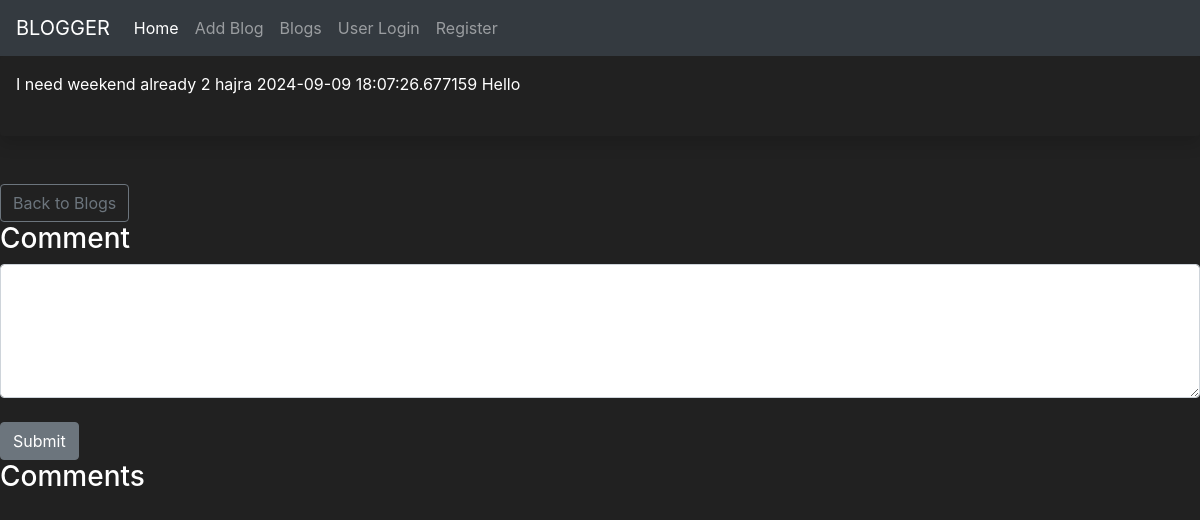
The page /post/2 on the database as committed earlier.
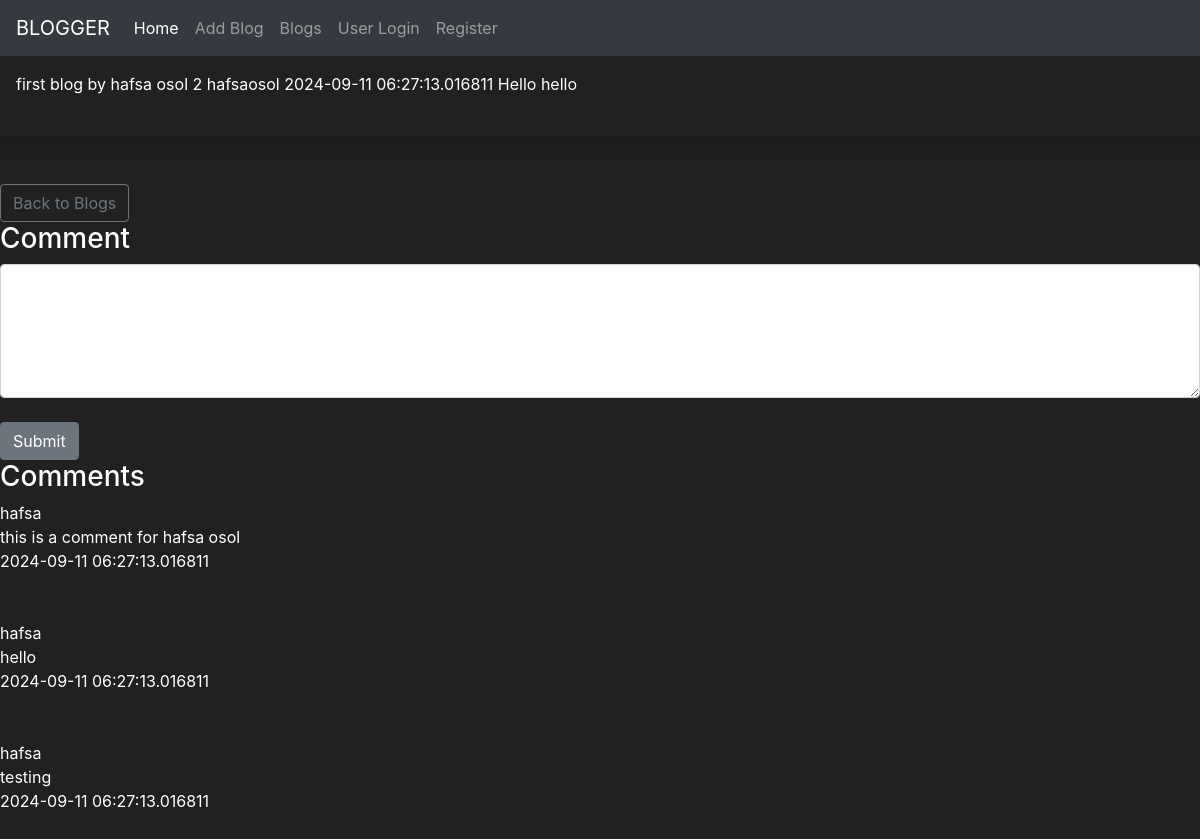
The same page on the database as committed later.
### app.py (models this page shows, shortened)
class Posts(db.Model):
    id = db.Column(db.Integer(), primary_key = True)
    title = db.Column(db.String(255))
    content = db.Column(db.Text)
    date_posted = db.Column(db.DateTime, default = datetime.now(timezone.utc))
    slug = db.Column(db.String(255))
    poster_id = db.Column(db.Integer, db.ForeignKey('users.id'))
    comments = db.relationship('Comments', backref='post')

class Users(db.Model, UserMixin):
    id = db.Column(db.Integer, primary_key = True)
    username = db.Column(db.String(20), nullable = False,unique = True)
    name = db.Column(db.String(200), nullable = False)
    email = db.Column(db.String(120), nullable = False,unique = True)
    fav_color = db.Column(db.String(120))
    date_added = db.Column(db.DateTime, default = datetime.now(timezone.utc))
    password_hash = db.Column(db.String(120))
    posts = db.relationship('Posts', backref = 'poster')
    comments = db.relationship('Comments', backref = 'commenter')
    @property
    def password(self):
        raise AttributeError("password is not a readable attribute")

class Comments(db.Model):
    id = db.Column(db.Integer(), primary_key = True)
    content = db.Column(db.String(200))
    date_posted = db.Column(db.DateTime, default = datetime.now(timezone.utc))
    commentor_id = db.Column(db.Integer, db.ForeignKey('users.id'))
    post_id = db.Column(db.Integer, db.ForeignKey('posts.id'))

### app.py (the view, shortened to what this page needs)
@app.route('/post/<int:id>',methods = ['GET','POST'])
def post(id):
    post = Posts.query.get_or_404(id)
    form = CommentForm()
    comments = Comments.query.filter_by(post_id=id).order_by(Comments.date_posted.desc()).all()
    return render_template('post.html', post=post, form=form,comments = comments)

### app.py
class CommentForm(FlaskForm):
    content = StringField("Content", validators=[DataRequired()], widget=TextArea())
    submit = SubmitField("Submit")

### templates/post.html (shortened to what this page needs)
{% extends 'base.html'%}
{% block content %}
<div class="shadow p-3 mb-5 bg-body rounded">
{{post.title}}
{{post.id}}
{{post.poster.name}}
{{post.date_posted}}
{{post.content}}
<br><br>
</div>
<a href="{{ url_for('posts')}}" class='btn btn-outline-secondary'>Back to Blogs</a>
<h3>Comment</h3>
<form action="{{ url_for('post',id = post.id)}}" method="POST">
  {{ form.content(class="form-control", rows = "5") }}
  <br>
  {{ form.submit(class="btn btn-secondary") }}
</form>
<h3>Comments</h3>
{% for comment in comments %}
{{comment.commenter.name}}<br>
{{comment.content}}<br>
{{comment.date_posted}}
<br>
<br><br>
{% endfor %}
{% endblock %}

Rows that differ between the two databases and show on the page:
changed Posts id 2: title "I need weekend already" → "first blog by hafsa osol"; date_posted "2024-09-09 18:07:26.677159" → "2024-09-11 06:27:13.016811"; content "Hello" → "Hello hello"
changed Users: poster.name "hajra" → "hafsaosol"
added Comments: commenter.name "hafsa", content "this is a comment for hafsa osol", date_posted "2024-09-11 06:27:13.016811"
added Comments: commenter.name "hafsa", content "hello", date_posted "2024-09-11 06:27:13.016811"
added Comments: commenter.name "hafsa", content "testing", date_posted "2024-09-11 06:27:13.016811"
